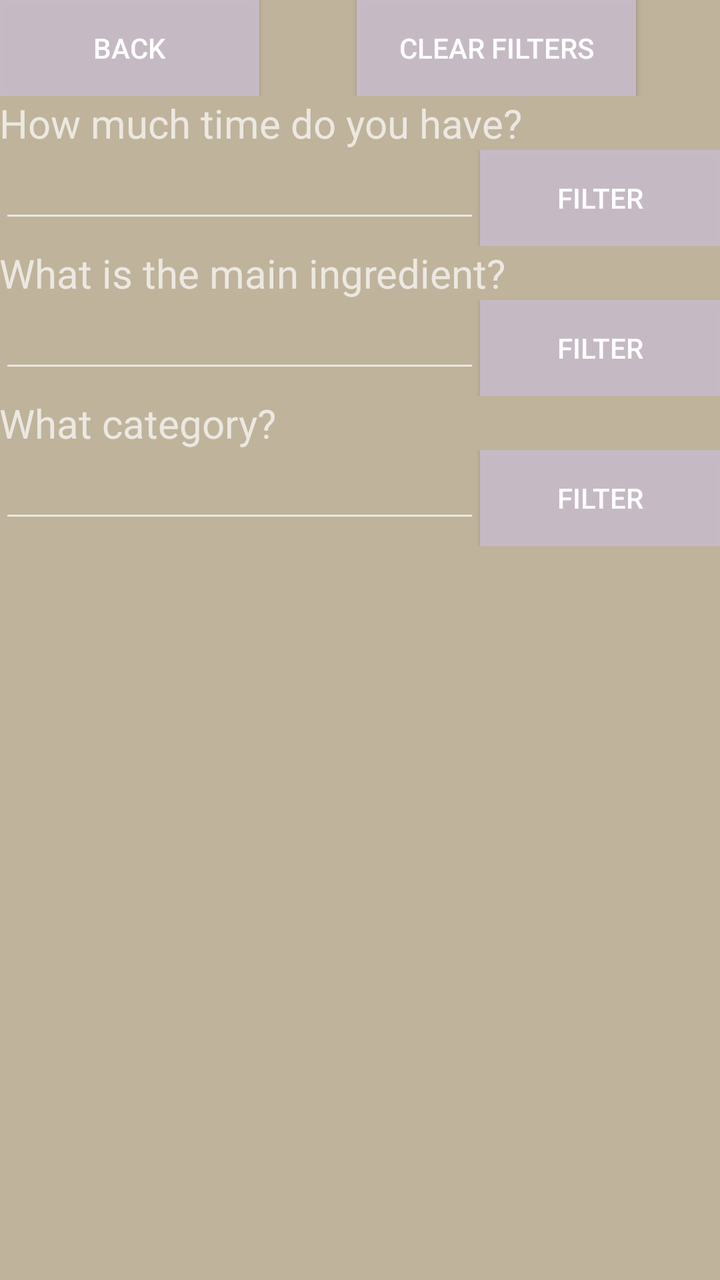
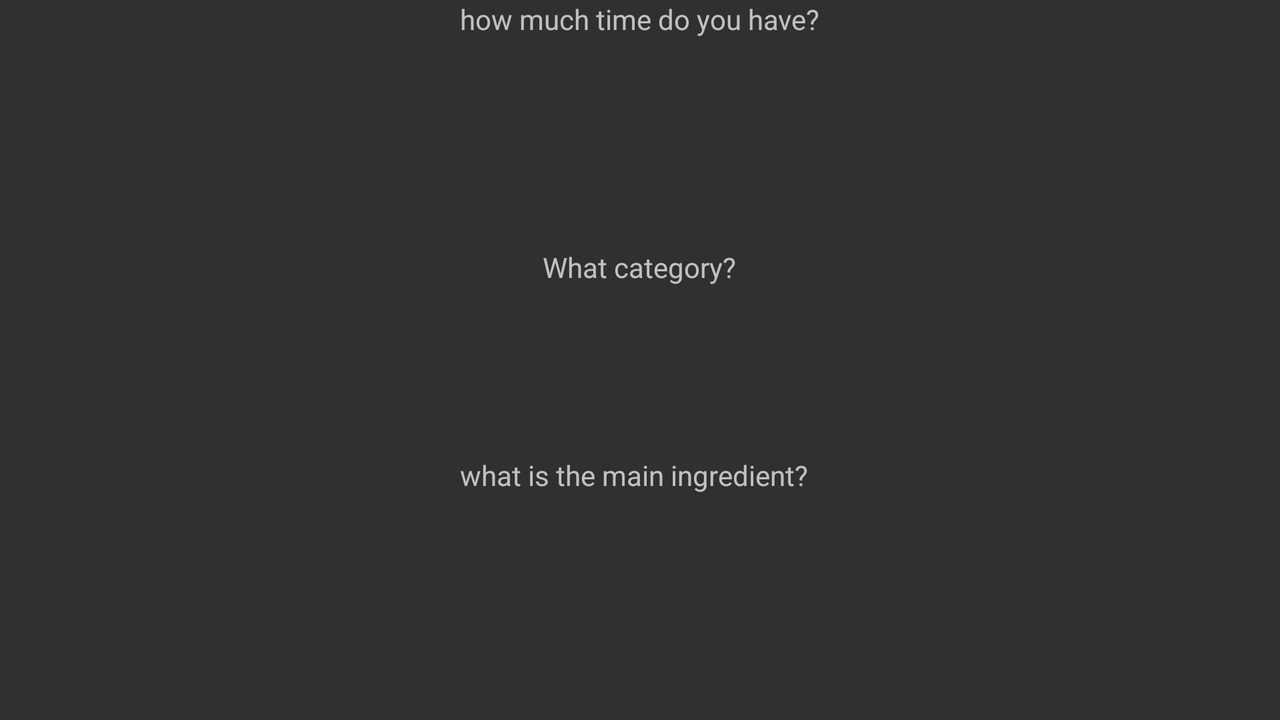

First picture: res/layout/ on a phone held upright. Second picture: the repository's own variant of that layout, on a device whose configuration matches the variant's folder. Source for both follows.
<!-- AndroidManifest.xml: application theme Theme.AppCompat -->
<!-- res/layout/activity_filter.xml -->
<LinearLayout xmlns:android="http://schemas.android.com/apk/res/android"
    xmlns:tools="http://schemas.android.com/tools" android:layout_width="match_parent"
    android:layout_height="match_parent" android:paddingLeft="@dimen/activity_horizontal_margin"
    android:paddingRight="@dimen/activity_horizontal_margin"
    android:paddingTop="@dimen/activity_vertical_margin"
    android:paddingBottom="@dimen/activity_vertical_margin"
    android:orientation="vertical"
    tools:context="com.example.cs246.dishitup.Filter"
    android:background="#e1d2c5ab">

    <LinearLayout
        android:orientation="horizontal"
        android:layout_width="fill_parent"
        android:layout_height="wrap_content"
        android:weightSum="4">

        <Button
            android:layout_width="wrap_content"
            android:layout_height="wrap_content"
            android:text="Back"
            android:id="@+id/mainMenu"
            android:onClick="goToMenu"
            android:layout_gravity="center_horizontal"
            android:layout_weight="1"
            android:background="#fec5bac5" />

        <Space
            android:layout_width="20px"
            android:layout_height="20px"
            android:layout_weight="1" />

        <Button
            android:layout_width="wrap_content"
            android:layout_height="wrap_content"
            android:text="Clear Filters"
            android:id="@+id/clearFiltersButton"
            android:layout_gravity="right"
            android:layout_weight="1"
            android:onClick="clearFilters"
            android:background="#fec5bac5" />
    </LinearLayout>

    <TextView
        android:layout_width="wrap_content"
        android:layout_height="wrap_content"
        android:text="How much time do you have?"
        android:id="@+id/tHowMuchTime"
        android:textSize="20sp" />

    <LinearLayout
        android:orientation="horizontal"
        android:layout_width="fill_parent"
        android:layout_height="wrap_content"
        android:weightSum="3">

        <EditText
            android:layout_width="0dp"
            android:layout_height="wrap_content"
            android:id="@+id/editTextTime"
            android:inputType="number"
            android:layout_weight="2" />

        <Button
            android:layout_width="0dp"
            android:layout_height="wrap_content"
            android:text="Filter"
            android:id="@+id/BTime"
            android:onClick="searchTime"
            android:layout_weight="1"
            android:background="#fec5bac5" />
    </LinearLayout>

    <TextView
        android:layout_width="wrap_content"
        android:layout_height="wrap_content"
        android:text="What is the main ingredient?"
        android:id="@+id/TIngredient"
        android:textSize="20sp" />

    <LinearLayout
        android:orientation="horizontal"
        android:layout_width="fill_parent"
        android:layout_height="wrap_content"
        android:weightSum="3">

        <EditText
            android:layout_width="0dp"
            android:layout_height="wrap_content"
            android:id="@+id/editTextIngredient"
            android:layout_weight="2" />

        <Button
            android:layout_width="0dp"
            android:layout_height="wrap_content"
            android:text="Filter"
            android:id="@+id/BIngredient"
            android:onClick="searchIngredient"
            android:layout_weight="1"
            android:background="#fec5bac5" />
    </LinearLayout>

    <TextView
        android:layout_width="wrap_content"
        android:layout_height="wrap_content"
        android:text="What category?"
        android:id="@+id/TCategory"
        android:textSize="20sp" />

    <LinearLayout
        android:orientation="horizontal"
        android:layout_width="fill_parent"
        android:layout_height="wrap_content"
        android:weightSum="3">

        <EditText
            android:layout_width="0dp"
            android:layout_height="wrap_content"
            android:id="@+id/editTextCategory"
            android:layout_weight="2" />

        <Button
            android:layout_width="0dp"
            android:layout_height="wrap_content"
            android:text="Filter"
            android:id="@+id/BCategory"
            android:onClick="searchCategory"
            android:layout_weight="1"
            android:background="#fec5bac5" />

    </LinearLayout>

</LinearLayout>
<!-- resources referenced by this layout -->
<resources>

</resources>
<!-- res/layout-land/activity_filter.xml (the author's variant of the layout above) -->
<!-- drawn on the phone turned sideways -->
<RelativeLayout xmlns:android="http://schemas.android.com/apk/res/android"
    xmlns:tools="http://schemas.android.com/tools" android:layout_width="match_parent"
    android:layout_height="match_parent" android:paddingLeft="@dimen/activity_horizontal_margin"
    android:paddingRight="@dimen/activity_horizontal_margin"
    android:paddingTop="@dimen/activity_vertical_margin"
    android:paddingBottom="@dimen/activity_vertical_margin"
    tools:context="com.example.cs246.dishitup.Filter">

    <TextView
        android:layout_width="wrap_content"
        android:layout_height="wrap_content"
        android:text="how much time do you have?"
        android:id="@+id/tHowMuchTime"
        android:layout_alignParentTop="true"
        android:layout_centerHorizontal="true" />

    <TextView
        android:layout_width="wrap_content"
        android:layout_height="wrap_content"
        android:text="what is the main ingredient?"
        android:id="@+id/TIngredient"
        android:layout_alignTop="@+id/TCategory"
        android:layout_alignLeft="@+id/tHowMuchTime"
        android:layout_alignStart="@+id/tHowMuchTime"
        android:layout_marginTop="104dp" />

    <TextView
        android:layout_width="wrap_content"
        android:layout_height="wrap_content"
        android:text="What category?"
        android:id="@+id/TCategory"
        android:layout_alignParentBottom="true"
        android:layout_centerHorizontal="true"
        android:layout_marginBottom="217dp" />

</RelativeLayout>
